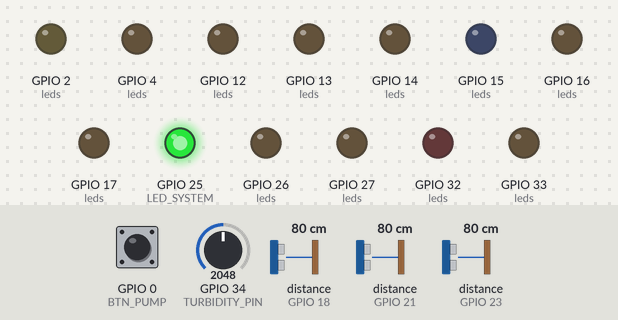
Simulated run of this sketch. Board: ESP32. On the bench: output pins drawn as LEDs (lit = HIGH). Wiring (from diagram.json): 2 × ultrasonic range finder: trigger GPIO 5, echo GPIO 18 / trigger GPIO 19, echo GPIO 21. Wiring (inferred from the names in the program): ultrasonic range finder: trigger GPIO 22; echo GPIO 23. Dashed ring = blinking. Inputs (shaded band) come from the test bench; at power-on: GPIO 0 (BTN_PUMP) HIGH, distance to the obstacle (sensors on GPIO 21, GPIO 18, GPIO 23) 80 cm, GPIO 34 (TURBIDITY_PIN) = 2048. The echo pulse lasts 58.3 µs per cm; WiFi joins after 1.5 s; servers stay silent unless stated; uploads are accepted with an empty reply; pins used as bus, display or sensor lines are not drawn; what the sketch prints to the serial monitor is not drawn.

Above: at 4.2 s.
4.3 s: GPIO 0 (BTN_PUMP) pulled LOW for 0.25 s
At 5.4 s:
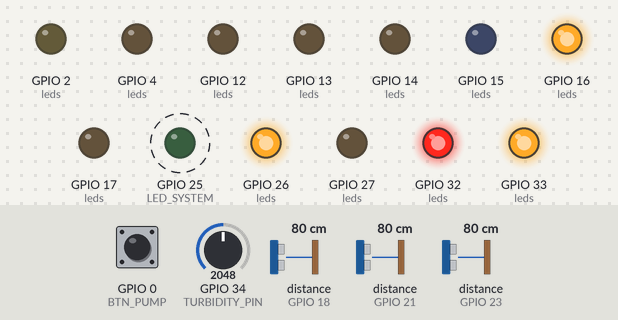
7.5 s: distance to the obstacle (sensor on GPIO 21) set to 65 cm
9.2 s: distance to the obstacle (sensor on GPIO 21) set to 58 cm
At 11.9 s:
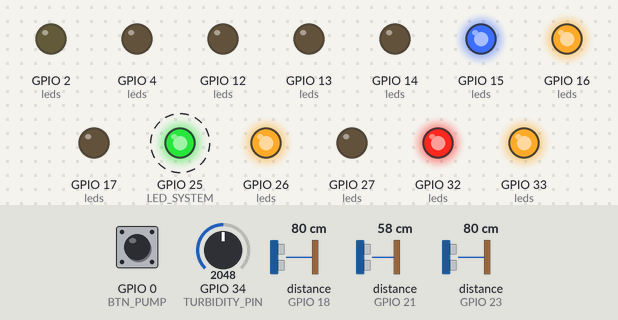
12.2 s: GPIO 0 (BTN_PUMP) pulled LOW for 1 s
At 13.3 s:
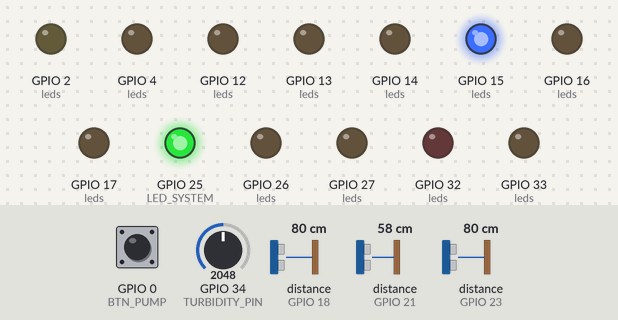
15.4 s: GPIO 0 (BTN_PUMP) pulled LOW for 3.2 s
At 16.3 s:
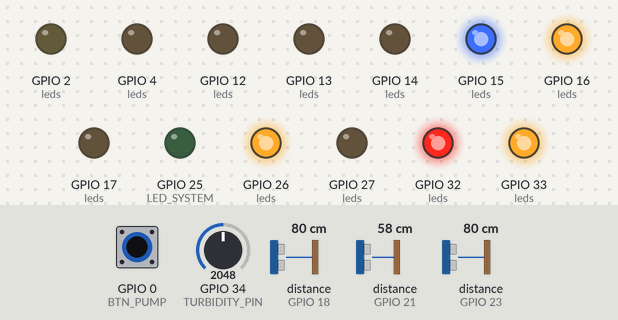
20.1 s: distance to the obstacle (sensor on GPIO 21) set to 120 cm
At 21.7 s:
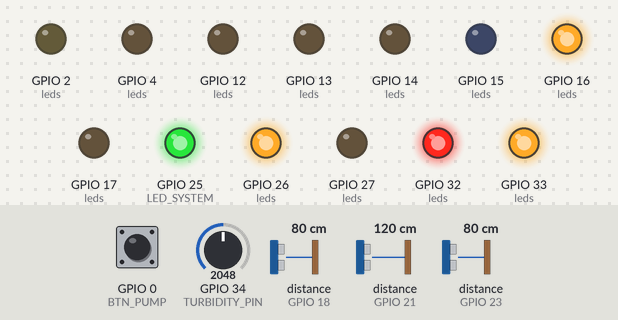
Timing chart, 0 to 24.1 s (numbered marks = the images above; inputs shaded):
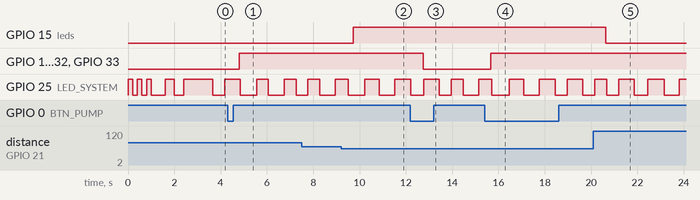

The sketch:

sketch.ino
```cpp
/**
 * JalLoop — ESP32 firmware (Wokwi + real hardware)
 *
 * LEDs follow /hardware/leds written by the dashboard while Live Mode is on.
 * Commands at /commands.json still control pump, sources, reuse, and filtration.
 */

#include <WiFi.h>
#include <HTTPClient.h>
#include <ArduinoJson.h>

const char* WIFI_SSID = "Wokwi-GUEST";
const char* WIFI_PASS = "";
const char* FIREBASE_URL = "https://jaalloop-4d51a-default-rtdb.asia-southeast1.firebasedatabase.app";

#define TRIG_COL    5
#define ECHO_COL    18
#define TRIG_REC    19
#define ECHO_REC    21
#define TRIG_FRESH  22
#define ECHO_FRESH  23
#define TURBIDITY_PIN  34

#define LED_RO              4
#define LED_WASHING         12
#define LED_RAIN            14
#define LED_COLLECTION      27
#define LED_FILTER1         26
#define LED_FILTER2         16
#define LED_FILTER3         33
#define LED_PUMP            32
#define LED_RECYCLED        15
#define LED_REUSE_TOILET    2
#define LED_REUSE_GARDEN    17
#define LED_REUSE_CLEANING  13
#define LED_SYSTEM          25
#define BTN_PUMP            0

#define COL_TANK_HEIGHT_CM    30.0
#define REC_TANK_HEIGHT_CM    60.0
#define FRESH_TANK_HEIGHT_CM  80.0

const unsigned long UPLOAD_INTERVAL  = 2000;
const unsigned long COMMAND_INTERVAL = 800;
const unsigned long LED_INTERVAL     = 400;

bool pumpRunning = false;
bool filterActive = false;
int  filtrationStage = 0;
bool roActive = false;
bool washingActive = false;
bool rainActive = false;
bool reuseActive = false;
bool btnLastState = HIGH;
bool heartbeatState = false;

unsigned long lastUploadMs = 0;
unsigned long lastCommandMs = 0;
unsigned long lastLedMs = 0;
unsigned long lastHeartbeatMs = 0;

float readDistance(int trigPin, int echoPin) {
  digitalWrite(trigPin, LOW);
  delayMicroseconds(2);
  digitalWrite(trigPin, HIGH);
  delayMicroseconds(10);
  digitalWrite(trigPin, LOW);
  long duration = pulseIn(echoPin, HIGH, 30000);
  if (duration == 0) return 100.0;
  return (duration * 0.0343f) / 2.0f;
}

float distanceToPct(float distCm, float tankHeightCm) {
  float waterHeight = tankHeightCm - distCm;
  if (waterHeight < 0) waterHeight = 0;
  return constrain((waterHeight / tankHeightCm) * 100.0f, 0.0f, 100.0f);
}

void patchFirebase(const char* path, const String& jsonBody) {
  if (WiFi.status() != WL_CONNECTED) return;
  HTTPClient http;
  http.begin(String(FIREBASE_URL) + path);
  http.setConnectTimeout(2000);
  http.setTimeout(2000);
  http.addHeader("Content-Type", "application/json");
  int code = http.PATCH(jsonBody);
  Serial.printf("[Firebase] PATCH %s → %d\n", path, code);
  http.end();
}

String getFirebase(const char* path) {
  if (WiFi.status() != WL_CONNECTED) return "";
  HTTPClient http;
  http.begin(String(FIREBASE_URL) + path);
  http.setConnectTimeout(2000);
  http.setTimeout(2000);
  int code = http.GET();
  String resp = "";
  if (code == 200) resp = http.getString();
  http.end();
  return resp;
}

bool jsonFlag(JsonObject obj, const char* key, bool fallback) {
  if (!obj.containsKey(key)) return fallback;
  if (obj[key].is<bool>()) return obj[key].as<bool>();
  if (obj[key].is<int>()) return obj[key].as<int>() != 0;
  String v = obj[key].as<String>();
  v.toUpperCase();
  return v == "ON" || v == "START" || v == "TRUE" || v == "1";
}

void applyLed(int pin, bool on) {
  digitalWrite(pin, on ? HIGH : LOW);
}

void applyFlowLeds(bool ro, bool washing, bool rain, bool collection,
                   bool f1, bool f2, bool f3, bool pump, bool recycled,
                   bool reuseT, bool reuseG, bool reuseC) {
  applyLed(LED_RO, ro);
  applyLed(LED_WASHING, washing);
  applyLed(LED_RAIN, rain);
  applyLed(LED_COLLECTION, collection);
  applyLed(LED_FILTER1, f1);
  applyLed(LED_FILTER2, f2);
  applyLed(LED_FILTER3, f3);
  applyLed(LED_PUMP, pump);
  applyLed(LED_RECYCLED, recycled);
  applyLed(LED_REUSE_TOILET, reuseT);
  applyLed(LED_REUSE_GARDEN, reuseG);
  applyLed(LED_REUSE_CLEANING, reuseC);
}

void setup() {
  Serial.begin(115200);
  Serial.println("\nJalLoop ESP32 — LED flow sync");

  pinMode(TRIG_COL, OUTPUT); pinMode(ECHO_COL, INPUT);
  pinMode(TRIG_REC, OUTPUT); pinMode(ECHO_REC, INPUT);
  pinMode(TRIG_FRESH, OUTPUT); pinMode(ECHO_FRESH, INPUT);

  int leds[] = {
    LED_RO, LED_WASHING, LED_RAIN, LED_COLLECTION,
    LED_FILTER1, LED_FILTER2, LED_FILTER3, LED_PUMP, LED_RECYCLED,
    LED_REUSE_TOILET, LED_REUSE_GARDEN, LED_REUSE_CLEANING, LED_SYSTEM
  };
  for (int i = 0; i < 13; i++) pinMode(leds[i], OUTPUT);
  pinMode(BTN_PUMP, INPUT_PULLUP);

  for (int i = 0; i < 3; i++) {
    digitalWrite(LED_SYSTEM, HIGH); delay(200);
    digitalWrite(LED_SYSTEM, LOW); delay(200);
  }

  WiFi.begin(WIFI_SSID, WIFI_PASS);
  unsigned long wifiStart = millis();
  while (WiFi.status() != WL_CONNECTED && millis() - wifiStart < 15000) {
    delay(400);
    digitalWrite(LED_SYSTEM, !digitalRead(LED_SYSTEM));
    Serial.print(".");
  }

  if (WiFi.status() == WL_CONNECTED) {
    Serial.printf("\nWiFi IP %s\n", WiFi.localIP().toString().c_str());
    digitalWrite(LED_SYSTEM, HIGH);
    patchFirebase("/device.json", "{\"status\":\"online\",\"firmware\":\"2.0.0\"}");
  } else {
    Serial.println("\nWiFi failed — offline LED preview only");
  }
}

void loop() {
  unsigned long now = millis();

  if (now - lastHeartbeatMs >= 500) {
    lastHeartbeatMs = now;
    heartbeatState = !heartbeatState;
    digitalWrite(LED_SYSTEM, heartbeatState ? HIGH : LOW);
  }

  float colPct = distanceToPct(readDistance(TRIG_COL, ECHO_COL), COL_TANK_HEIGHT_CM);
  float recPct = distanceToPct(readDistance(TRIG_REC, ECHO_REC), REC_TANK_HEIGHT_CM);
  float freshPct = distanceToPct(readDistance(TRIG_FRESH, ECHO_FRESH), FRESH_TANK_HEIGHT_CM);
  float colLiters = (colPct / 100.0f) * 100.0f;
  float recLiters = (recPct / 100.0f) * 200.0f;
  float freshLiters = (freshPct / 100.0f) * 1000.0f;

  int rawTurb = analogRead(TURBIDITY_PIN);
  float turbPct = (rawTurb / 4095.0f) * 100.0f;
  const char* waterQuality = turbPct > 70 ? "Good" : (turbPct > 40 ? "Fair" : "Poor");

  bool btnNow = digitalRead(BTN_PUMP);
  if (btnNow == LOW && btnLastState == HIGH) {
    pumpRunning = !pumpRunning;
    filterActive = pumpRunning;
    filtrationStage = pumpRunning ? 3 : 0;
    Serial.printf("[BTN] Pump %s\n", pumpRunning ? "ON" : "OFF");
    delay(50);
  }
  btnLastState = btnNow;

  if (now - lastLedMs >= LED_INTERVAL) {
    lastLedMs = now;
    String ledResp = getFirebase("/hardware/leds.json");
    bool usedRemote = false;
    if (ledResp.length() > 4 && ledResp != "null") {
      StaticJsonDocument<512> leds;
      if (!deserializeJson(leds, ledResp)) {
        JsonObject obj = leds.as<JsonObject>();
        applyFlowLeds(
          jsonFlag(obj, "ro", roActive),
          jsonFlag(obj, "washing", washingActive),
          jsonFlag(obj, "rain", rainActive),
          jsonFlag(obj, "collection", roActive || washingActive || rainActive),
          jsonFlag(obj, "filter1", filtrationStage >= 1),
          jsonFlag(obj, "filter2", filtrationStage >= 2),
          jsonFlag(obj, "filter3", filtrationStage >= 3),
          jsonFlag(obj, "pump", pumpRunning),
          jsonFlag(obj, "recycled", recLiters > 0),
          jsonFlag(obj, "reuseToilet", reuseActive),
          jsonFlag(obj, "reuseGarden", reuseActive),
          jsonFlag(obj, "reuseCleaning", reuseActive)
        );
        usedRemote = true;
      }
    }
    if (!usedRemote) {
      applyFlowLeds(
        roActive, washingActive, rainActive,
        roActive || washingActive || rainActive,
        filtrationStage >= 1, filtrationStage >= 2, filtrationStage >= 3,
        pumpRunning, recLiters > 0,
        reuseActive, reuseActive, reuseActive
      );
    }
  }

  if (now - lastUploadMs >= UPLOAD_INTERVAL) {
    lastUploadMs = now;
    StaticJsonDocument<768> doc;
    doc["collectionPct"] = round(colPct * 10) / 10.0;
    doc["collectionLiters"] = round(colLiters);
    doc["recycledPct"] = round(recPct * 10) / 10.0;
    doc["recycledLiters"] = round(recLiters);
    doc["freshTankPct"] = round(freshPct * 10) / 10.0;
    doc["freshLiters"] = round(freshLiters);
    doc["turbidity"] = round(turbPct);
    doc["waterQuality"] = waterQuality;
    doc["pumpRunning"] = pumpRunning;
    doc["filterActive"] = filterActive;
    doc["filtrationStage"] = filtrationStage;
    doc["roActive"] = roActive;
    doc["washingActive"] = washingActive;
    doc["rainActive"] = rainActive;
    doc["reuseActive"] = reuseActive;
    doc["uptime"] = now / 1000;
    String jsonStr;
    serializeJson(doc, jsonStr);
    patchFirebase("/sensorData.json", jsonStr);
  }

  if (now - lastCommandMs >= COMMAND_INTERVAL) {
    lastCommandMs = now;
    String resp = getFirebase("/commands.json");
    if (resp.length() > 4 && resp != "null") {
      StaticJsonDocument<512> cmd;
      if (!deserializeJson(cmd, resp)) {
        JsonObject obj = cmd.as<JsonObject>();
        if (obj.containsKey("pump")) {
          bool newState = jsonFlag(obj, "pump", pumpRunning);
          if (newState != pumpRunning) {
            pumpRunning = newState;
            if (pumpRunning) {
              filtrationStage = max(filtrationStage, 1);
              filterActive = true;
            } else {
              filtrationStage = 0;
              filterActive = false;
            }
            Serial.printf("[CMD] Pump %s\n", pumpRunning ? "ON" : "OFF");
          }
        }
        if (obj.containsKey("filtration")) {
          String v = obj["filtration"].as<String>();
          v.toUpperCase();
          if (v == "START" || v == "ON") {
            filterActive = true;
            filtrationStage = max(filtrationStage, 1);
          } else if (v == "STOP" || v == "OFF") {
            filterActive = false;
            filtrationStage = 0;
          }
        }
        if (obj.containsKey("filtrationStage")) {
          filtrationStage = obj["filtrationStage"].as<int>();
          filterActive = filtrationStage > 0;
        }
        if (obj.containsKey("ro")) roActive = jsonFlag(obj, "ro", roActive);
        if (obj.containsKey("washing")) washingActive = jsonFlag(obj, "washing", washingActive);
        if (obj.containsKey("rain")) rainActive = jsonFlag(obj, "rain", rainActive);
        if (obj.containsKey("reuse")) reuseActive = jsonFlag(obj, "reuse", reuseActive);
        if (obj.containsKey("reset") && obj["reset"].as<bool>() == true) {
          pumpRunning = false;
          filterActive = false;
          filtrationStage = 0;
          reuseActive = false;
          roActive = false;
          washingActive = false;
          rainActive = false;
          patchFirebase("/commands.json", "{\"reset\":false}");
        }
      }
    }
  }

  delay(40);
}
```

Measured:
- the behaviour switches between 61 and 60 cm on distance to the obstacle (sensor on GPIO 21) (found by bisection; images 1 and 2)
- after the input at 4.3 s, GPIO 16 (leds), GPIO 26 (leds), GPIO 32 (leds), GPIO 33 (leds): LOW → HIGH after 0.50 s
- after the input at 9.2 s, GPIO 15 (leds): LOW → HIGH after 0.53 s
- after the input at 12.2 s, GPIO 16 (leds), GPIO 26 (leds), GPIO 32 (leds), GPIO 33 (leds): HIGH → LOW after 0.54 s
- after the input at 15.4 s, GPIO 16 (leds), GPIO 26 (leds), GPIO 32 (leds), GPIO 33 (leds): LOW → HIGH after 0.26 s
- after the input at 20.1 s, GPIO 15 (leds): HIGH → LOW after 0.53 s
